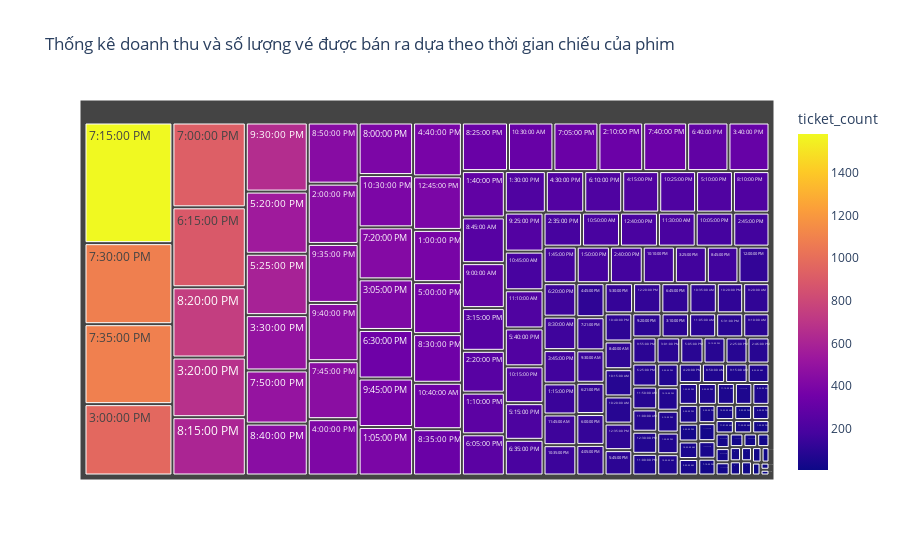

Notebook cell for this chart:
### Code cell
fig = px.treemap(time_stats, 
                 path=['time'], 
                 values='total_ticket_price',
                 color='ticket_count',
                 color_continuous_scale='Plasma',
                 title='Thống kê doanh thu và số lượng vé được bán ra dựa theo thời gian chiếu của phim')

fig.show()

### Figure 1 — Plotly figure (JSON) as saved in the notebook; plotly's stock layout.template omitted (floating-point values rounded to 4 significant figures; data arrays with more than 128 entries replaced by an {"elided": "..."} marker saying what was removed)
{"data": [{"branchvalues": "total", "customdata": {"elided": "159x1 int values"}, "domain": {"x": [0, 1], "y": [0, 1]}, "hovertemplate": "labels=%{label}<br>total_ticket_price=%{value}<br>parent=%{parent}<br>id=%{id}<br>ticket_count=%{color}<extra></extra>", "ids": {"elided": "159 str values"}, "labels": {"elided": "159 str values"}, "marker": {"coloraxis": "coloraxis", "colors": {"elided": "159 int values"}}, "name": "", "parents": {"elided": "159 str values"}, "type": "treemap", "values": {"elided": "159 int values"}}], "layout": {"coloraxis": {"colorbar": {"title": {"text": "ticket_count"}}, "colorscale": [[0, "#0d0887"], [0.1111, "#46039f"], [0.2222, "#7201a8"], [0.3333, "#9c179e"], [0.4444, "#bd3786"], [0.5556, "#d8576b"], [0.6667, "#ed7953"], [0.7778, "#fb9f3a"], [0.8889, "#fdca26"], [1, "#f0f921"]]}, "legend": {"tracegroupgap": 0}, "title": {"text": "Thống kê doanh thu và số lượng vé được bán ra dựa theo thời gian chiếu của phim"}}}
